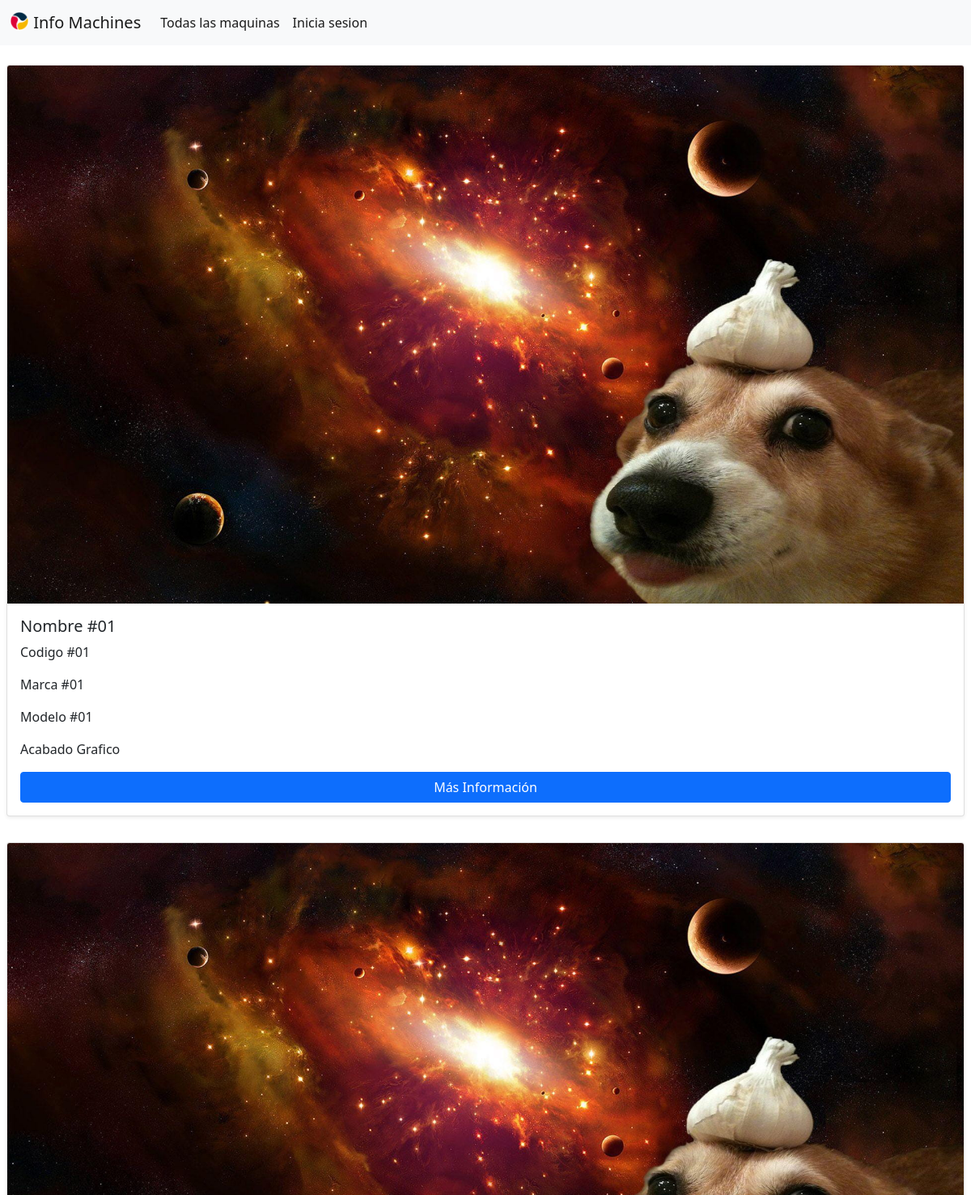
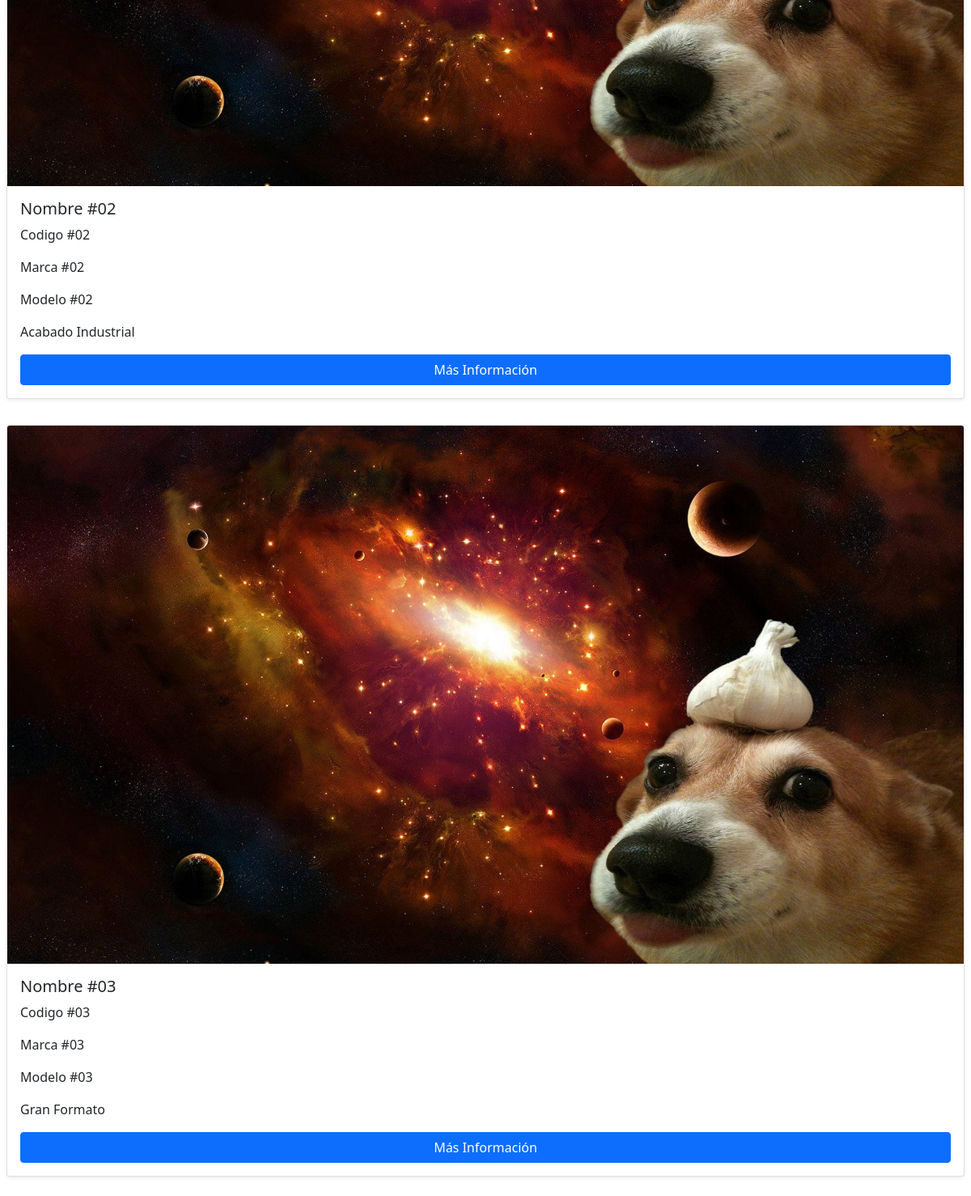
Page /machines/ on the committed database (2 pictures, top to bottom).
### machines/models.py (models this page shows)
class Machines(models.Model):
  DEPARTMENT = (
    ('Acabado Grafico', 'Acabado Grafico'),
    ('Acabado Industrial', 'Acabado Industrial'),
    ('Gran Formato', 'Gran Formato'),
    ('Impresión', 'Impresión'),
    ('Prensas', 'Prensas'),
    ('Prensa', 'Prensa'),
  )
  AREA = (
    ('Digital', 'Digital'),
    ('Diseño', 'Diseño'),
    ('Flexo', 'Flexo'),
    ('Gran Formato', 'Gran Formato'),
    ('Offset', 'Offset'),
    ('Talleres', 'Talleres'),
  )
  name = models.CharField(max_length=100, null=True, blank=True)
  code = models.CharField(max_length=50)
  brand = models.CharField(max_length=100)
  model = models.CharField(max_length=100)
  noSerie = models.CharField(max_length=100, blank = True)
  equip = models.CharField(max_length=100, blank = True)
  department = models.CharField(max_length=100, blank = True, choices=DEPARTMENT)
  area = models.CharField(max_length=100, blank = True, choices=AREA)
  responsible = models.CharField(max_length=150, blank = True)
  comments = models.TextField(blank = True)
  photo = ImageField(upload_to="machines/", null=True, blank=True)
  manual = models.FileField(upload_to="manuals/")

### machines/views.py (the view)
# urls.py: path('', render_machines, name='posts'),
def render_machines(request):
  posts = Machines.objects.all()
  return render(request, 'machines.html', {'posts': posts})

### machines/templates/machines.html
{% extends 'layout.html' %}
{% block content %}
{% for post in posts %}
<div class="d-flex flex-column bd-highlight mb-3 p-2">
  <div class="card bd-highlight shadow-sm bg-body rounded">
    <img src="{{ post.photo.url }}" alt="{{ post.photo }}" class="card-img-top" >
    <div class="card-body">
      <h5 class="card-title">{{ post.name }}</h5>
      <p class="card-text">{{ post.code }}</p>
      <p class="card-text">{{ post.brand }}</p>
      <p class="card-text">{{ post.model }}</p>
      <p class="card-text">{{ post.department }}</p>
      <div class="d-flex flex-column bd-highlight">
        <a href="{% url 'machines:post_detail' post.id %}" class="btn btn-primary">Más Información</a>
      </div>
    </div>
  </div>
</div>
{% endfor %}
{% endblock %}

### rows in the picture
Machines: photo (picture), name "Nombre #01", code "Codigo #01", brand "Marca #01", model "Modelo #01", department "Acabado Grafico"
Machines: photo (picture), name "Nombre #02", code "Codigo #02", brand "Marca #02", model "Modelo #02", department "Acabado Industrial"
Machines: photo (picture), name "Nombre #03", code "Codigo #03", brand "Marca #03", model "Modelo #03", department "Gran Formato"
